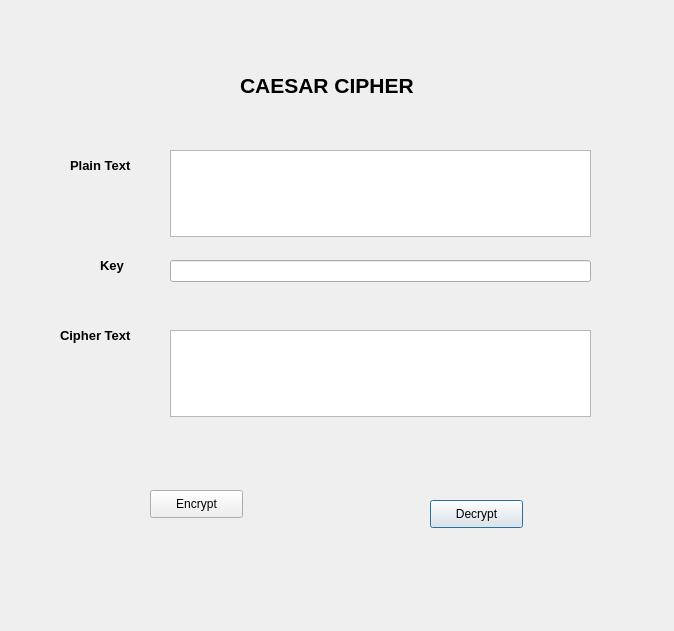
<?xml version="1.0" encoding="UTF-8"?>
<ui version="4.0">
 <class>Dialog</class>
 <widget class="QDialog" name="Dialog">
  <property name="geometry">
   <rect>
    <x>0</x>
    <y>0</y>
    <width>674</width>
    <height>631</height>
   </rect>
  </property>
  <property name="windowTitle">
   <string>Dialog</string>
  </property>
  <widget class="QLineEdit" name="lineEdit">
   <property name="geometry">
    <rect>
     <x>170</x>
     <y>260</y>
     <width>421</width>
     <height>22</height>
    </rect>
   </property>
  </widget>
  <widget class="QPushButton" name="pushButton_2">
   <property name="geometry">
    <rect>
     <x>430</x>
     <y>500</y>
     <width>93</width>
     <height>28</height>
    </rect>
   </property>
   <property name="text">
    <string>Decrypt</string>
   </property>
  </widget>
  <widget class="QLabel" name="label_3">
   <property name="geometry">
    <rect>
     <x>60</x>
     <y>320</y>
     <width>101</width>
     <height>31</height>
    </rect>
   </property>
   <property name="font">
    <font>
     <family>MS Shell Dlg 2</family>
     <pointsize>10</pointsize>
     <weight>75</weight>
     <bold>true</bold>
    </font>
   </property>
   <property name="text">
    <string>Cipher Text</string>
   </property>
  </widget>
  <widget class="QLabel" name="label">
   <property name="geometry">
    <rect>
     <x>70</x>
     <y>150</y>
     <width>91</width>
     <height>31</height>
    </rect>
   </property>
   <property name="font">
    <font>
     <family>MS Shell Dlg 2</family>
     <pointsize>10</pointsize>
     <weight>75</weight>
     <bold>true</bold>
    </font>
   </property>
   <property name="text">
    <string>Plain Text</string>
   </property>
  </widget>
  <widget class="QPushButton" name="pushButton">
   <property name="geometry">
    <rect>
     <x>150</x>
     <y>490</y>
     <width>93</width>
     <height>28</height>
    </rect>
   </property>
   <property name="text">
    <string>Encrypt</string>
   </property>
  </widget>
  <widget class="QLabel" name="label_4">
   <property name="geometry">
    <rect>
     <x>240</x>
     <y>60</y>
     <width>251</width>
     <height>51</height>
    </rect>
   </property>
   <property name="font">
    <font>
     <family>MS Shell Dlg 2</family>
     <pointsize>16</pointsize>
     <weight>75</weight>
     <bold>true</bold>
    </font>
   </property>
   <property name="text">
    <string>CAESAR CIPHER</string>
   </property>
  </widget>
  <widget class="QTextEdit" name="textEdit_2">
   <property name="geometry">
    <rect>
     <x>170</x>
     <y>330</y>
     <width>421</width>
     <height>87</height>
    </rect>
   </property>
  </widget>
  <widget class="QLabel" name="label_2">
   <property name="geometry">
    <rect>
     <x>100</x>
     <y>250</y>
     <width>61</width>
     <height>31</height>
    </rect>
   </property>
   <property name="font">
    <font>
     <family>MS Shell Dlg 2</family>
     <pointsize>10</pointsize>
     <weight>75</weight>
     <bold>true</bold>
    </font>
   </property>
   <property name="text">
    <string>Key</string>
   </property>
  </widget>
  <widget class="QTextEdit" name="textEdit">
   <property name="geometry">
    <rect>
     <x>170</x>
     <y>150</y>
     <width>421</width>
     <height>87</height>
    </rect>
   </property>
  </widget>
 </widget>
 <resources/>
 <connections/>
</ui>
